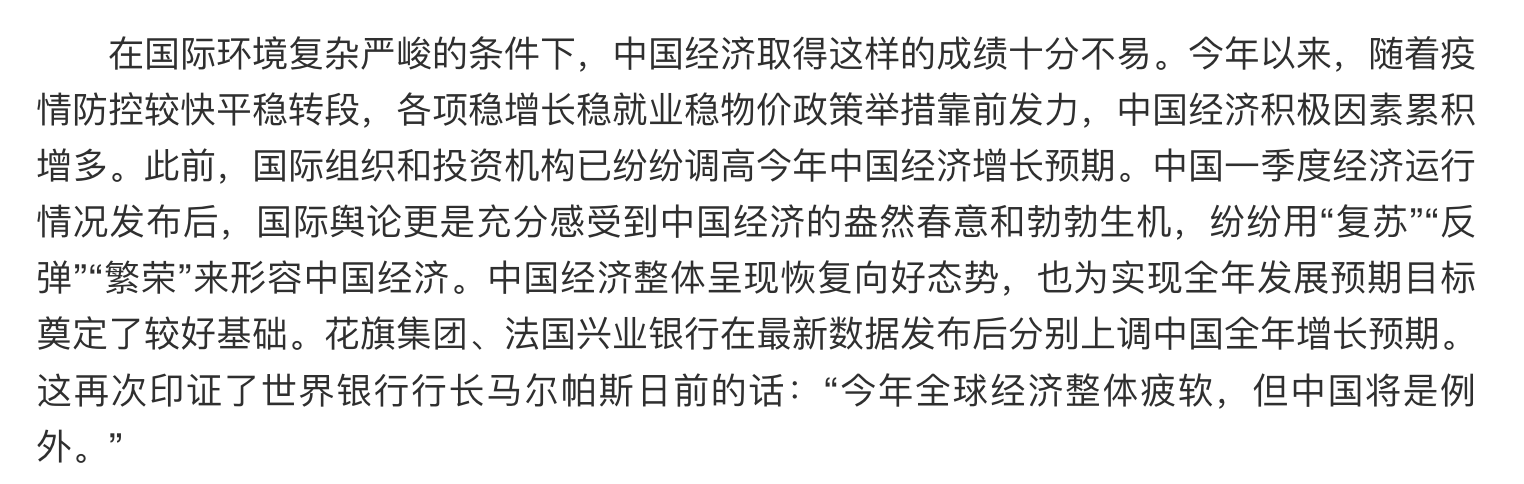
#> input picture test.png, 1524 x 484 px
$ python ocr.py test.png
#> lines starting #> are read from the running program, lines starting #| are printed output that depends on the picture; after the words box and inside, x2 and y2 are one past the last pixel; in counts of white or black regions, pixels touching at a corner belong together
import argparse
import pytesseract
import cv2
from PIL import Image

# 设置Tesseract可执行文件路径（用实际路径替换<path_to_tesseract>）
# pytesseract.pytesseract.tesseract_cmd = '<path_to_tesseract>'

def preprocess_image(image_path, debug=False):
#> called with image_path = 'test.png', debug = False
    image = cv2.imread(image_path)
#> image is the input picture: shape (484, 1524, 3); min 47, max 255, mean 228.7
    gray_image = cv2.cvtColor(image, cv2.COLOR_BGR2GRAY)
    _, binary_image = cv2.threshold(gray_image, 0, 255, cv2.THRESH_BINARY | cv2.THRESH_OTSU)
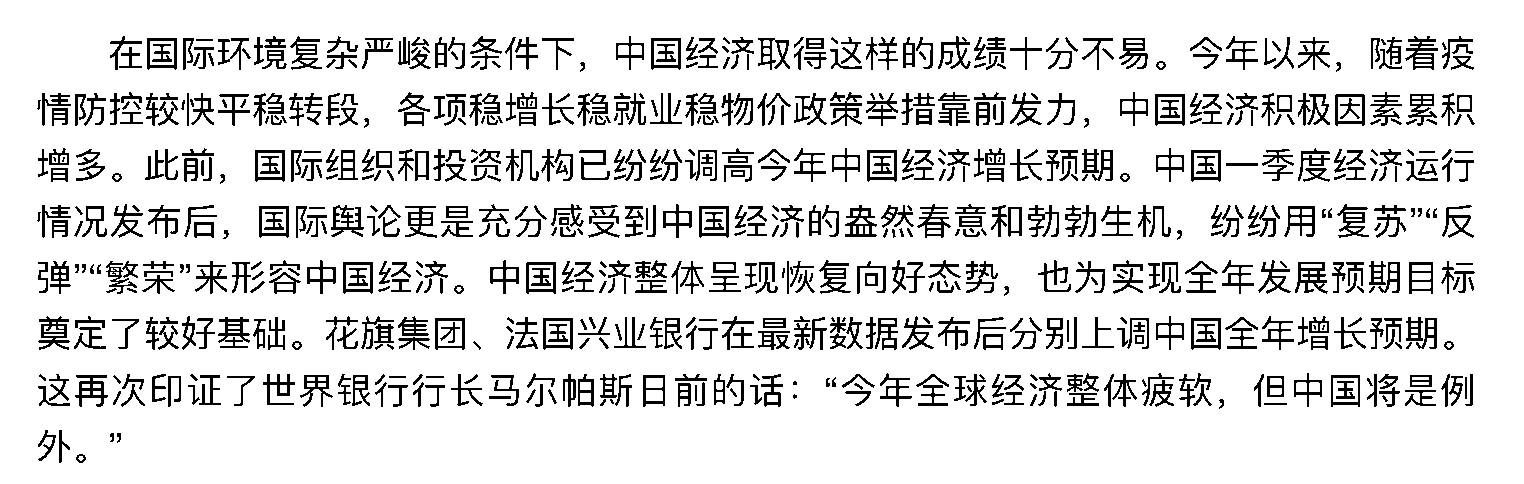
#> binary_image: shape (484, 1524); 86.9% white; 766 black regions (59 under 20 px), largest, box (x1, y1, x2, y2) and area: (38, 316, 70, 350) 517, (1295, 262, 1328, 294) 505, (1405, 36, 1438, 70) 494
    denoised_image = cv2.medianBlur(binary_image, 3)
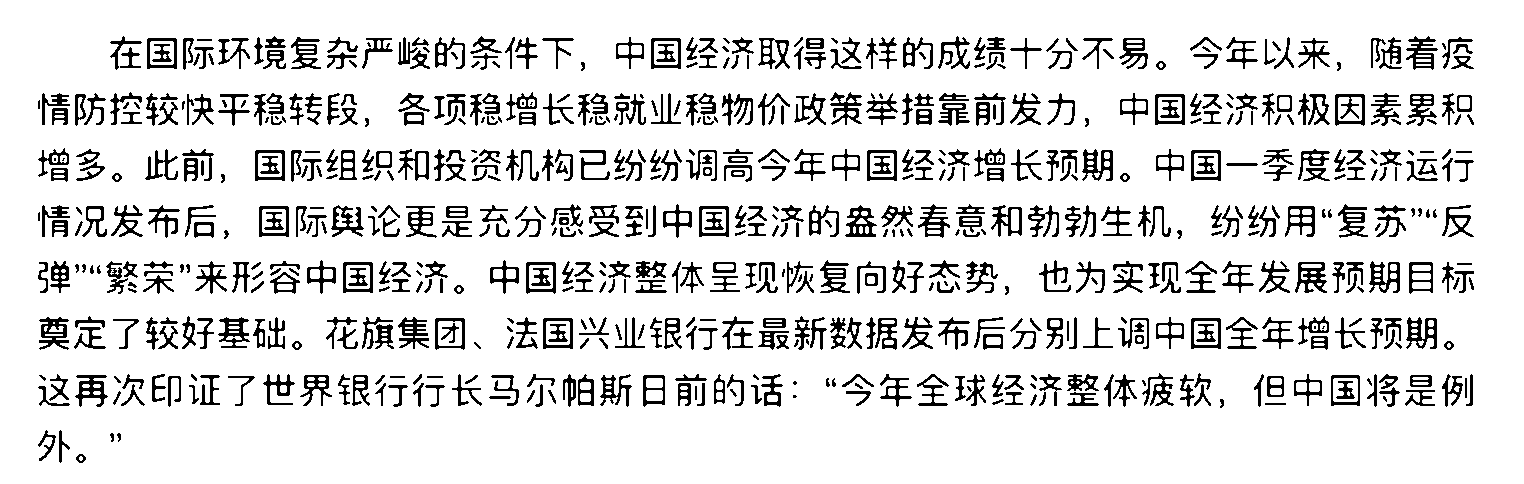
#> denoised_image: shape (484, 1524); 87.1% white; 706 black regions (66 under 20 px), largest, box (x1, y1, x2, y2) and area: (39, 317, 69, 350) 524, (1295, 262, 1327, 293) 523, (1082, 149, 1113, 181) 514

    if debug:
        cv2.imwrite("gray_image.png", gray_image)
        cv2.imwrite("binary_image.png", binary_image)
        cv2.imwrite("denoised_image.png", denoised_image)

    return Image.fromarray(denoised_image)

def ocr_image(image, language):
    text = pytesseract.image_to_string(image, lang=language)
    return text

def main():
    parser = argparse.ArgumentParser(description="OCR an image")
    parser.add_argument("image_path", help="Path to the image")
    parser.add_argument("--language", default="eng", help="Language for OCR (default: eng)")
    parser.add_argument("--debug", action="store_true", help="Save preprocessed images for debugging (default: False)")
    args = parser.parse_args()

    preprocessed_image = preprocess_image(args.image_path, args.debug)
    extracted_text = ocr_image(preprocessed_image, args.language)

    print("Extracted text:")
    print(extracted_text)

if __name__ == "__main__":
    main()
#> (the call stopped at in ocr_image, `text = pytesseract.image_to_string(image, lang=language)`: pytesseract is not available in this run)
